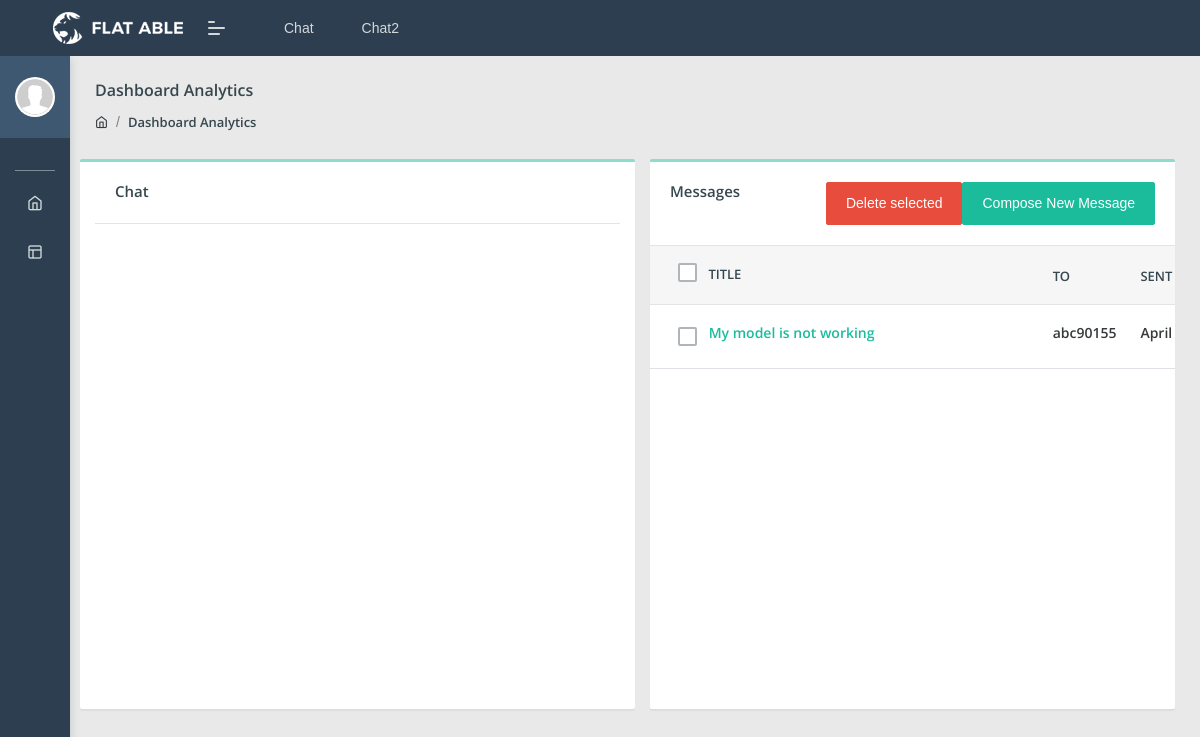
Page /welcome/talking/ (signed in) on the earlier database version.
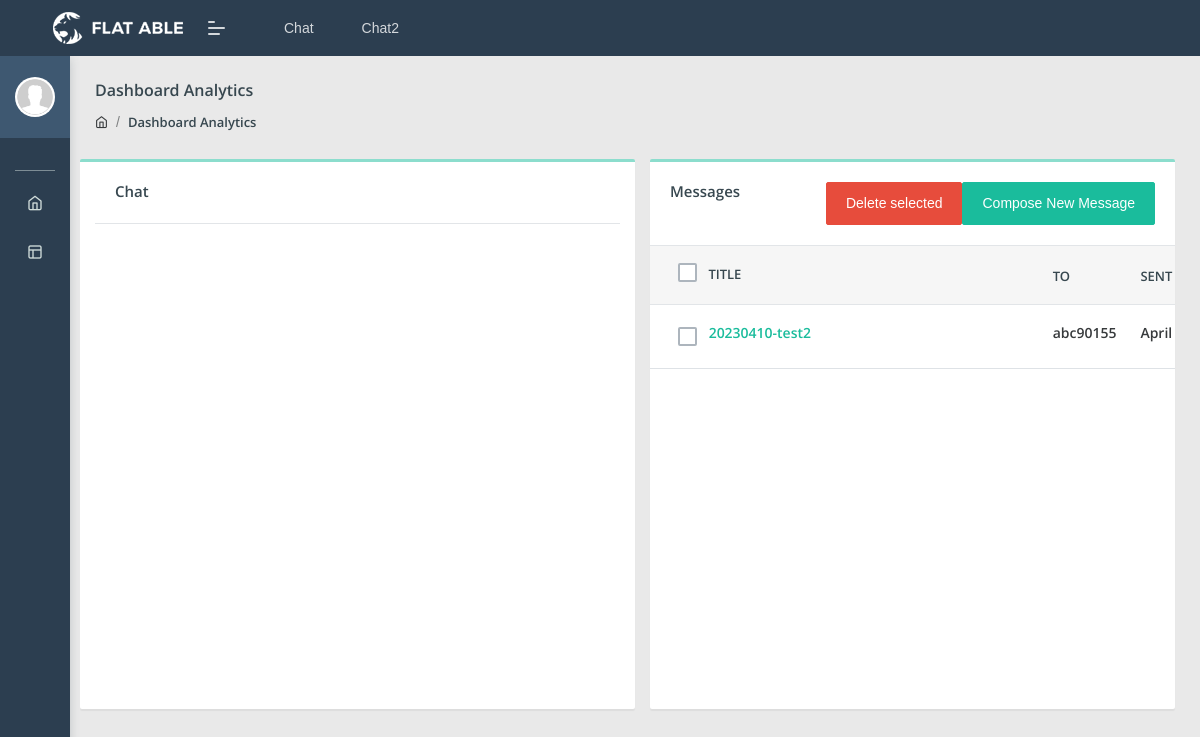
Same page on the later database version.
### welcome/models.py (models this page shows, shortened)
class chat(models.Model):
    chatOwner = models.ForeignKey(User, null = True, on_delete = models.SET_NULL, related_name='chat', blank = True)
    chatTitle  = models.CharField(max_length=256)
    createdDate = models.DateTimeField(default=timezone.now)
    chatReceiver = models.ForeignKey(User, null=True, on_delete=models.CASCADE, related_name='chat_reciver', blank=True)
    chatContent = models.TextField()
    is_viewed = models.BooleanField(default=False)
    archived = models.BooleanField(default=False)
    viewedDate = models.DateTimeField(null=True)

### welcome/views.py (the view)
# urls.py: path('talking/',views.talking, name='talking'),
@login_required(login_url='login')
def talking(request):
    context = {}
    user = request.user
    if str(request.user) != 'admin':
        chats = chat.objects.filter(Q(chatOwner=user) | Q(chatReceiver=user), archived=False).order_by('-createdDate')
    else:
        chats = chat.objects.filter(archived=False).order_by('-createdDate').values()
    form = chatModelForm(request.POST or None, initial={'chatOwner': user,})
    context['form'] = form
    context['chatListAll'] = chats.annotate(chatReceiver_username=F('chatReceiver__username')).values()
    if request.method == "POST":
        if form.is_valid():
            form.save()
            return HttpResponseRedirect('/welcome/talking')
    return render(request, 'chat_home.html', context=context)

### templates/chat_home.html (shortened to what this page needs)
{% extends 'chat_base_template.html' %}
{%load i18n%}
{% block chatContent %}
<div class="card chat-card col-lg-6 col-md-12" style="min-height: 550px;overflow-x:hidden;overflow-y: auto;">
  <div class="card-header">
    {% if replyForm %}
      <h5 id="chat_topic_name">Chat: {{title}}</h5>
    {% else %}
      <h5 id="chat_topic_name">Chat</h5>
    {% endif %}
  </div>
  <div class="card-body" style="height:400px;overflow-x:hidden;overflow-y:auto">
  </div>
</div>
<div class="col-xl-6 col-md-12">
  <form action="{% url 'del_chat' %}" method="POST">
    <div class="card table-card" style="min-height: 550px;">
      <div class="card-header">
        <h5>Messages</h5>
        <button type="button" class="btn  btn-primary float-right" data-toggle="modal"
        data-target="#exampleModalCenter">{% trans 'Compose New Message'%}</button>
        <button type="submit" class="btn  btn-danger float-right">{% trans 'Delete selected'%}</button>
      </div>
      <div class="card-body p-0">
        <div class="table-responsive">
          <table class="table table-hover mb-0">
            <thead>
              <tr>
                <th>
                  <div class="chk-option">
                    <label class="check-task custom-control custom-checkbox d-flex justify-content-center done-task">
                    </label>
                  </div>
                  Title
                </th>
                <th>To</th>
                <th>Sent Date</th>
              </tr>
            </thead>
            <tbody>
              {% for chat in chatListAll %}
              {% if chat.is_viewed %}
              <tr >
                <td>
                  <div class="chk-option">
                    <label class="check-task custom-control custom-checkbox d-flex justify-content-center done-task">
                      <input type="checkbox" name="selected_chats" class="checkbox custom-control-input" value="{{chat.id}}">
                      <span class="custom-control-label"></span>
                    </label>
                  </div>
                  <div class="d-inline-block" style="width:20rem;overflow:hidden;text-overflow:ellipsis">
                    <a href="{% url 'chatDetails' chat.id%}">
                    {{chat.chatTitle}}</a>
                  </div>
                </td>
                <td>{{chat.chatReceiver_username}}</td>
                <td>{{chat.createdDate}}</td>
                <td class="text-right"><i class="feather icon-eye-off" style="font-weight: bold;"></i></td>
              </tr>
              {%else%}
              <tr style="font-weight:bolder">
                <td>
                  <div class="chk-option">
                    <label class="check-task custom-control custom-checkbox d-flex justify-content-center done-task">
                    </label>
                  </div>
                  <div class="d-inline-block" style="width:20rem;overflow:hidden;text-overflow:ellipsis">
                    <a href="{% url 'chatDetails' chat.id%}">
                      {{chat.chatTitle}}
                    </a>
                  </div>
                </td>
                <td>{{chat.chatReceiver_username}}</td>
                <td>{{chat.createdDate}}</td>
              </tr>
              {%endif%}
              {% endfor %}
            </tbody>
          </table>
        </div>
      </div>
    </div>
</form>
</div>
{% endblock %}

Differences in the rows shown:
no longer on this page (row edited): chat: chatTitle "My model is not working", chatReceiver_username "abc90155", createdDate "April…"
added chat: chatTitle "20230410-test2", chatReceiver_username "abc90155", createdDate "April…"
